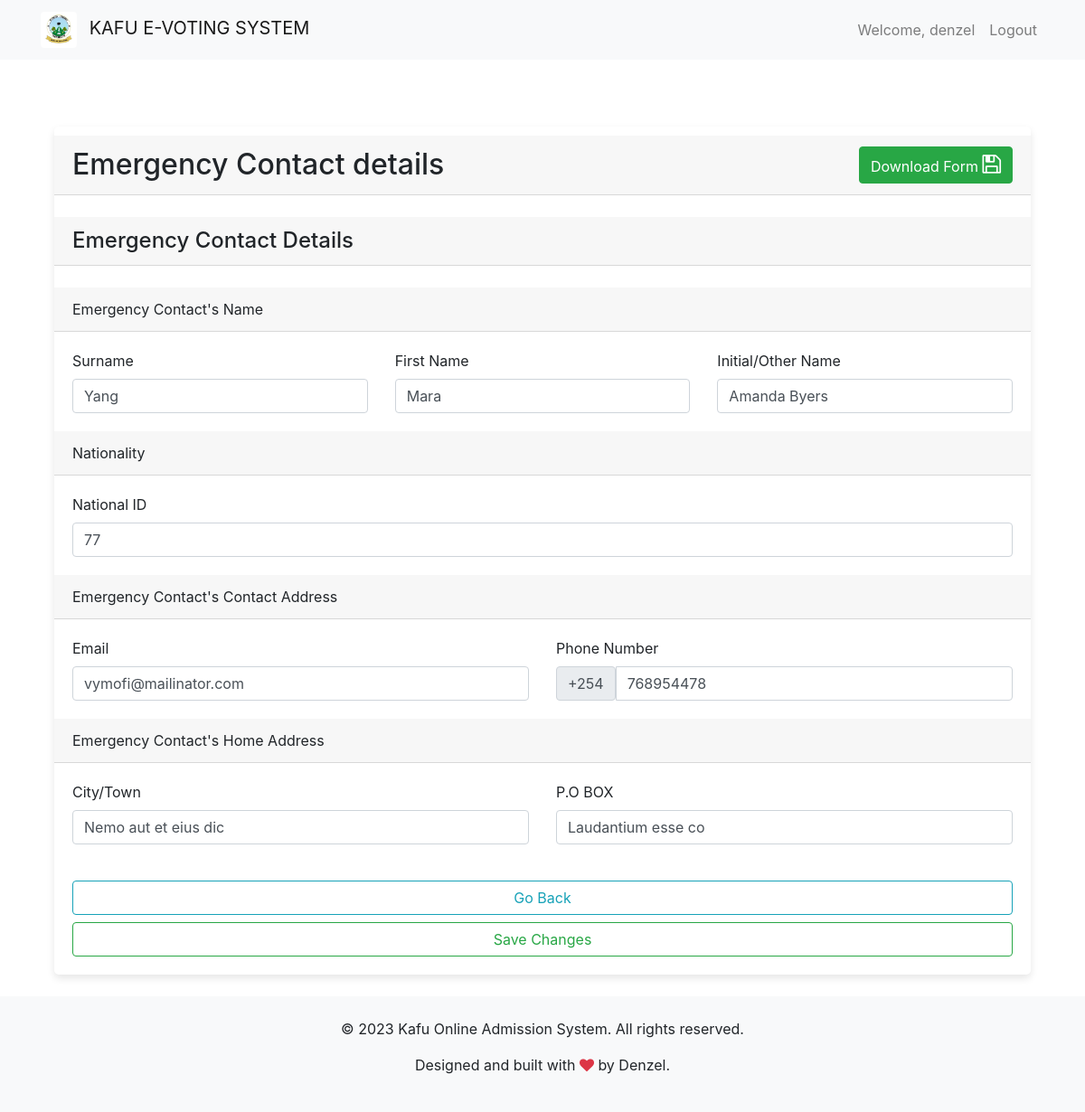
/submissions/emergency-contact-details/2/ (signed in), run on the app's committed database.
### accounts/models.py (models this page shows, shortened)
class User(AbstractBaseUser, PermissionsMixin):
    username = models.CharField(max_length=255, unique=True)
    email = models.EmailField(max_length=255, unique=True)
    phone_number = models.CharField(max_length=20, blank=True, null=True)
    full_name = models.CharField(max_length=255, blank=True, null=True)
    is_staff = models.BooleanField(default=False)
    is_active = models.BooleanField(default=True)
    groups = models.ManyToManyField(
        'auth.Group',
        blank=True,
        related_name='myuser_set',
        related_query_name='user',
    )
    user_permissions = models.ManyToManyField(
        'auth.Permission',
        blank=True,
        related_name='myuser_set',
        related_query_name='user',
    )
    objects = UserManager()
    USERNAME_FIELD = 'username'
    REQUIRED_FIELDS = ['email']

### admissions/models.py (models this page shows, shortened)
class EmergencyContactDetail(models.Model):
    user = models.ForeignKey(settings.AUTH_USER_MODEL, on_delete=models.CASCADE)
    emerge_con_surname = models.CharField(max_length=50)
    emerge_con_first_name = models.CharField(max_length=50)
    emerge_con_initial_name = models.CharField(max_length=50)
    emerge_con_national_id = models.CharField(max_length=50)
    emerge_con_email = models.CharField(max_length=50)
    emerge_con_phone = models.CharField(max_length=50)
    emerge_con_city = models.CharField(max_length=50)
    emerge_con_pob = models.CharField(max_length=50)

### submissions/views.py (the view, shortened to what this page needs)
# urls.py: path('emergency-contact-details/<int:user_id>/', views.view_emergency_contact_details, name="view_emergency_contact_details"), # next of kin details
@login_required
def view_emergency_contact_details(request, user_id):
    emergency_contact_detail = get_object_or_404(EmergencyContactDetail, user_id=user_id)
    form = ViewEmergencyContactDetailForm(instance=emergency_contact_detail)
    context = {
        'form': form
    }
    return render(request, 'submissions/view_emergency_contact_details.html', context)

### submissions/forms.py
class ViewEmergencyContactDetailForm(forms.ModelForm):
    class Meta:
        model = EmergencyContactDetail
        fields = [
            'emerge_con_surname',
            'emerge_con_first_name',
            'emerge_con_initial_name',
            'emerge_con_national_id',
            'emerge_con_email',
            'emerge_con_phone',
            'emerge_con_city',
            'emerge_con_pob',
        ]

### templates/submissions/view_emergency_contact_details.html (shortened to what this page needs)
{% extends 'common/base.html' %}
{% block content %}
    <div class="container" style="margin-top: 50px;">
        <div class="row">
            <div class="col-md-12">
                <div class="card">
                    <form action="" method="POST">
                        <div class="card-header" style="display: flex; justify-content: space-between; align-items: center; margin-top: 10px;">
                            <h2 style="margin: 0;">Emergency Contact details</h2>
                            <a class="btn btn-success" href="{% url 'forms_downloads:download_emergency_contact_details' user_id=user.id %}" style="margin-left: 10px;">
                                Download Form
                                 <i class="fa fa-save" style="font-size:24px;"></i>
                            </a>
                        </div>
                        <br>
                            <h4 class="card-header">Emergency Contact Details</h4>
                            <br>
                                <div class="card-header">Emergency Contact's Name</div>
                                    <div class="card-body">
                                        <div class="row">
                                            <div class="col">
                                                <label for="id_emerge_con_surname" class="form-label">Surname</label>
                                                <input type="text" class="form-control" placeholder="Emergency Contact's Surname" name="emerge_con_surname" value="{{ form.emerge_con_surname.value }}">
                                            </div>
                                            <div class="col">
                                                <label for="id_emerge_con_first_name" class="form-label">First Name</label>
                                                <input type="text" class="form-control" placeholder="Emergency Contact's First Name" name="emerge_con_first_name" value="{{ form.emerge_con_first_name.value }}">
                                            </div>
                                            <div class="col">
                                                <label for="id_emerge_con_initial_name" class="form-label">Initial/Other Name</label>
                                                <input type="text" class="form-control" placeholder="Emergency Contact's Initial/Other Name" name="emerge_con_initial_name" value="{{ form.emerge_con_initial_name.value }}">
                                            </div>
                                        </div>
                                    </div>
                                <div class="card-header">Nationality</div>
                                    <div class="card-body">
                                        <div class="row">
                                            <div class="col">
                                                <label for="id_emerge_con_national_id" class="form-label">National ID</label>
                                                <input type="number" class="form-control" name="emerge_con_national_id" pattern="[0-9]{8}" placeholder="National ID Number" value="{{ form.emerge_con_national_id.value }}">
                                            </div>
                                        </div>
                                    </div>
                                <div class="card-header">Emergency Contact's Contact Address</div>
                                    <div class="card-body">
                                        <div class="row">
                                            <div class="col">
                                                <label for="id_emerge_con_email" class="form-label">Email</label>
                                                <input type="email" class="form-control" placeholder="Enter your Emergency Contact's email" name="emerge_con_email" value="{{ form.emerge_con_email.value }}">
                                            </div>
                                            <div class="col">
                                                <label for="id_emerge_con_phone" class="form-label">Phone Number</label>
                                                <div class="input-group">
                                                    <span class="input-group-text">+254</span>
                                                    <input type="tel" class="form-control" placeholder="7000000**" name="emerge_con_phone" pattern="[0-9]{9}" value="{{ form.emerge_con_phone.value }}">
                                                </div>
                                            </div>
                                        </div>
                                    </div>
                                <div class="card-header">Emergency Contact's Home Address</div>
                                    <div class="card-body">
                                        <div class="row">
                                            <div class="col">
                                                <label for="id_emerge_con_city" class="form-label">City/Town</label>
                                                <input type="text" class="form-control" placeholder="Which is your Emergency Contact's closest city/town" name="emerge_con_city" value="{{ form.emerge_con_city.value }}">
                                            </div>
                                            <div class="col">
                                                <label for="id_emerge_con_pob" class="form-label">P.O BOX</label>
                                                <input type="text" class="form-control" placeholder="Enter your Emergency Contact's P.O BOX" name="emerge_con_pob" value="{{ form.emerge_con_pob.value }}">
                                            </div>
                                        </div>
                                    </div>
                        <div class="card-body">
                            <div class="col">
                                <div class="row">
                                    <a class="btn btn-outline-info btn-block" href="{% url 'submissions:view_details' %}">Go Back</a>
                                    <button class="btn btn-outline-success btn-block">Save Changes</button>
                                </div>
                            </div>
                        </div>
                    </form>
                </div>
            </div>
        </div>
    </div>
{% endblock %}

### templates/common/header.html (shortened to what this page needs)
{% load static %}
<header>
    <nav class="navbar navbar-expand-lg navbar-light bg-light">
        <div class="container">
            {% if user.is_authenticated %}
            <a class="navbar-brand" href="{% url 'home' %}">
                <img src="{% static 'images/logos/KAFU_LOGO.jpg' %}" alt="Logo" height="40" class="mr-2 rounded">
                KAFU E-VOTING SYSTEM
            </a>
            <div class="collapse navbar-collapse" id="navbarSupportedContent">
                <ul class="navbar-nav ml-auto">
                    <li class="nav-item">
                    <a class="nav-link" href="#">
                        Welcome, {{ user.username }}
                    </a>
                    </li>
                    <li class="nav-item">
                  <a class="nav-link" href="{% url 'logout' %}">
                    Logout
                  </a>
                    </li>
                </ul>
            </div>
            {% endif %}
        </div>
    </nav>
</header>

### static/custom_css/styles.css (style rules this page uses)
.card { box-shadow: 0px 4px 8px rgba(0, 0, 0, 0.1); border: none; transition: 0.3s; border-radius: 5px; }

### data on the page
User: username "denzel"
EmergencyContactDetail: emerge_con_surname "Yang", emerge_con_first_name "Mara", emerge_con_initial_name "Amanda Byers", emerge_con_national_id "77", emerge_con_email "vymofi@mailinator.com", emerge_con_phone "768954478", emerge_con_city "Nemo aut et eius dic", emerge_con_pob "Laudantium esse co"
